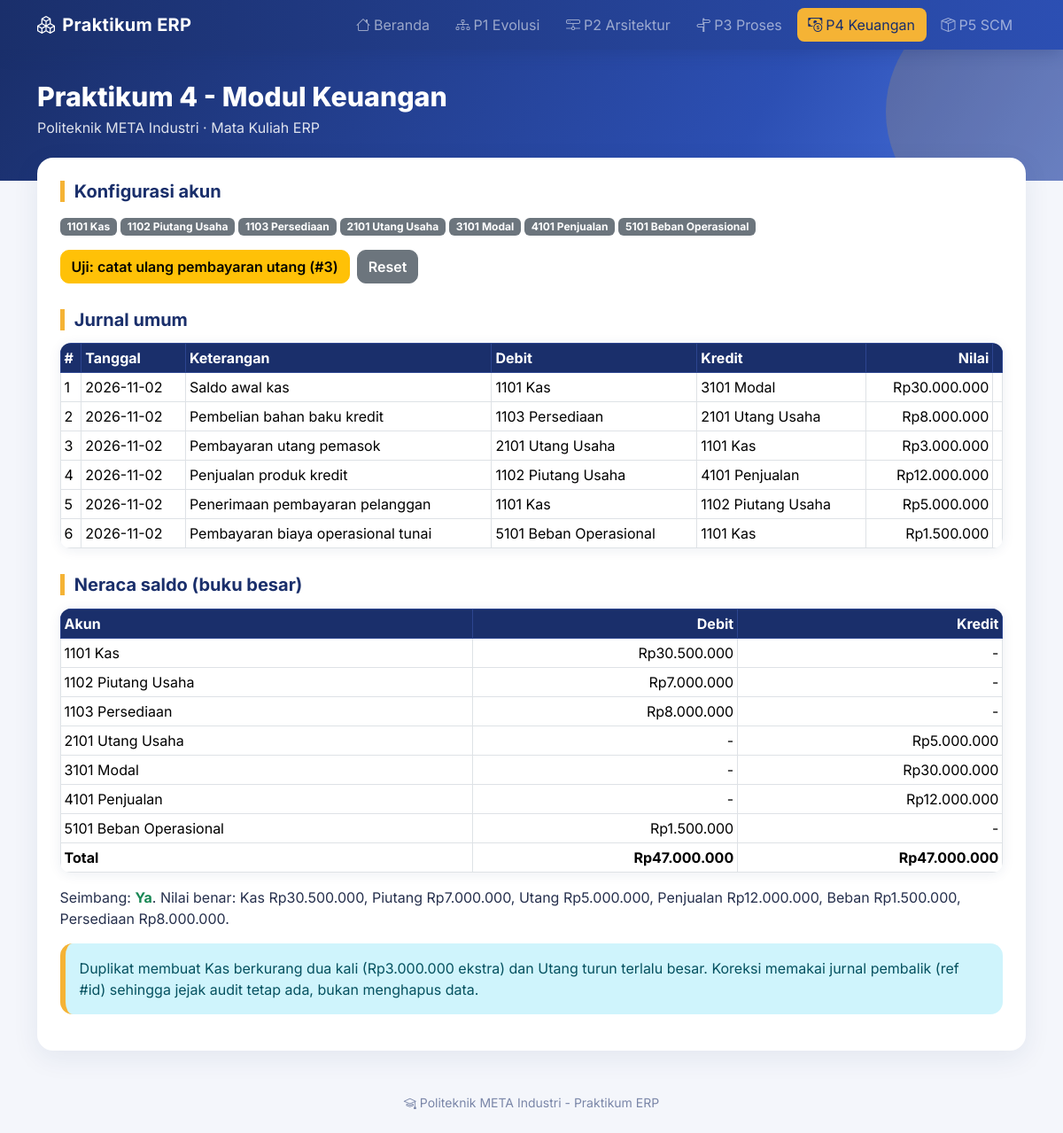
The app's page /p4.php with its own data.
### tables this page shows
CREATE TABLE akun(kode VARCHAR(10) PRIMARY KEY,nama VARCHAR(50),tipe VARCHAR(20));

CREATE TABLE jurnal(id INT AUTO_INCREMENT PRIMARY KEY,tanggal DATE,ket VARCHAR(120),debit VARCHAR(10),kredit VARCHAR(10),nilai BIGINT,ref_id INT NULL);

### config.php (called while the page is built, shortened)
<?php
function rp($n){return 'Rp'.number_format($n,0,',','.');}
function h($s){return htmlspecialchars((string)$s);}
function saldo($db,$k){$r=$db->query("SELECT COALESCE(SUM(IF(debit='$k',nilai,0))-SUM(IF(kredit='$k',nilai,0)),0) FROM jurnal WHERE '$k' IN(debit,kredit)")->fetch_row();return (int)$r[0];}

### p4.php (the view, shortened to what this page needs)
<?php $title='Praktikum 4 - Modul Keuangan'; include 'header.php';
$nm=[];foreach($db->query("SELECT * FROM akun") as $a)$nm[$a['kode']]=$a;?>
<h5>Konfigurasi akun</h5><div class="mb-3"><?php foreach($nm as $a):?><span class="badge text-bg-secondary me-1"><?=$a['kode']?> <?=h($a['nama'])?></span><?php endforeach;?></div>
<form method="post" class="mb-3 d-flex gap-2"><button name="dup" class="btn btn-warning">Uji: catat ulang pembayaran utang (#3)</button><button name="reset" class="btn btn-secondary">Reset</button></form>
<h5>Jurnal umum</h5><table class="table table-sm table-bordered bg-white"><tr class="table-primary"><th>#</th><th>Tanggal</th><th>Keterangan</th><th>Debit</th><th>Kredit</th><th class="text-end">Nilai</th><th></th></tr>
<?php foreach($db->query("SELECT j.*,(SELECT COUNT(*) FROM jurnal x WHERE x.ref_id=j.id) rev FROM jurnal j ORDER BY id") as $j):?><tr><td><?=$j['id']?></td><td><?=$j['tanggal']?></td><td><?=h($j['ket'])?></td><td><?=$j['debit']?> <?=h($nm[$j['debit']]['nama'])?></td><td><?=$j['kredit']?> <?=h($nm[$j['kredit']]['nama'])?></td><td class="text-end"><?=rp($j['nilai'])?></td>
<td></td></tr><?php endforeach;?></table>
<h5>Neraca saldo (buku besar)</h5><table class="table table-sm table-bordered bg-white"><tr class="table-primary"><th>Akun</th><th class="text-end">Debit</th><th class="text-end">Kredit</th></tr>
<?php $td=$tk=0;foreach($nm as $k=>$a){$s=saldo($db,$k);$d=$s>0?$s:0;$c=$s<0?-$s:0;$td+=$d;$tk+=$c;?><tr><td><?=$k?> <?=h($a['nama'])?></td><td class="text-end"><?=$d?rp($d):'-'?></td><td class="text-end"><?=$c?rp($c):'-'?></td></tr><?php }?>
<tr class="fw-bold"><td>Total</td><td class="text-end"><?=rp($td)?></td><td class="text-end"><?=rp($tk)?></td></tr></table>
<p>Seimbang: <b class="<?=$td==$tk?'text-success':'text-danger'?>"><?=$td==$tk?'Ya':'Tidak'?></b>. Nilai benar: Kas Rp30.500.000, Piutang Rp7.000.000, Utang Rp5.000.000, Penjualan Rp12.000.000, Beban Rp1.500.000, Persediaan Rp8.000.000.</p>
<div class="alert alert-info">Duplikat membuat Kas berkurang dua kali (Rp3.000.000 ekstra) dan Utang turun terlalu besar. Koreksi memakai jurnal pembalik (ref #id) sehingga jejak audit tetap ada, bukan menghapus data.</div>
<?php include 'footer.php';?>

### style.css (style rules this page uses)
:root { --navy:#1a2f6b;--navy2:#2c4fb3;--gold:#f5b335;--bg:#f4f6fb }
body { font-family:'Inter',system-ui,sans-serif;background:var(--bg);color:#26304d }
h5 { color:var(--navy);font-weight:700;margin:1.8rem 0 .9rem;padding-left:.7rem;border-left:5px solid var(--gold) }
.panel>h5:first-child { margin-top:0 }
table.table { border-radius:12px;overflow:hidden;box-shadow:0 2px 14px rgba(26,47,107,.08);background:#fff }
.table-primary { --bs-table-bg:var(--navy);--bs-table-color:#fff;--bs-table-border-color:#2c4590 }
.btn { border-radius:10px;font-weight:600 }
.alert { border:0;border-radius:14px;border-left:6px solid var(--gold) }

### records on screen
akun: kode "1101", nama "Kas", k "1101", d "Rp30.500.000"
akun: kode "1102", nama "Piutang Usaha", k "1102", d "Rp7.000.000"
akun: kode "1103", nama "Persediaan", k "1103", d "Rp8.000.000"
akun: kode "2101", nama "Utang Usaha", k "2101", c "Rp5.000.000"
akun: kode "3101", nama "Modal", k "3101", c "Rp30.000.000"
akun: kode "4101", nama "Penjualan", k "4101", c "Rp12.000.000"
akun: kode "5101", nama "Beban Operasional", k "5101", d "Rp1.500.000"
jurnal: id "1", tanggal "2026-11-02", ket "Saldo awal kas", debit "1101", debit.nama "Kas", kredit "3101", kredit.nama "Modal", nilai "Rp30.000.000"
jurnal: id "2", tanggal "2026-11-02", ket "Pembelian bahan baku kredit", debit "1103", debit.nama "Persediaan", kredit "2101", kredit.nama "Utang Usaha", nilai "Rp8.000.000"
jurnal: id "3", tanggal "2026-11-02", ket "Pembayaran utang pemasok", debit "2101", debit.nama "Utang Usaha", kredit "1101", kredit.nama "Kas", nilai "Rp3.000.000"
jurnal: id "4", tanggal "2026-11-02", ket "Penjualan produk kredit", debit "1102", debit.nama "Piutang Usaha", kredit "4101", kredit.nama "Penjualan", nilai "Rp12.000.000"
jurnal: id "5", tanggal "2026-11-02", ket "Penerimaan pembayaran pelanggan", debit "1101", debit.nama "Kas", kredit "1102", kredit.nama "Piutang Usaha", nilai "Rp5.000.000"
jurnal: id "6", tanggal "2026-11-02", ket "Pembayaran biaya operasional tunai", debit "5101", debit.nama "Beban Operasional", kredit "1101", kredit.nama "Kas", nilai "Rp1.500.000"

### other values on screen
$n[0] "Beranda"
$n[0] "P1 Evolusi"
$n[0] "P2 Arsitektur"
$n[0] "P3 Proses"
$n[0] "P4 Keuangan"
$n[0] "P5 SCM"
$title "Praktikum 4 - Modul Keuangan"
rp($td) "Rp47.000.000"
rp($tk) "Rp47.000.000"
